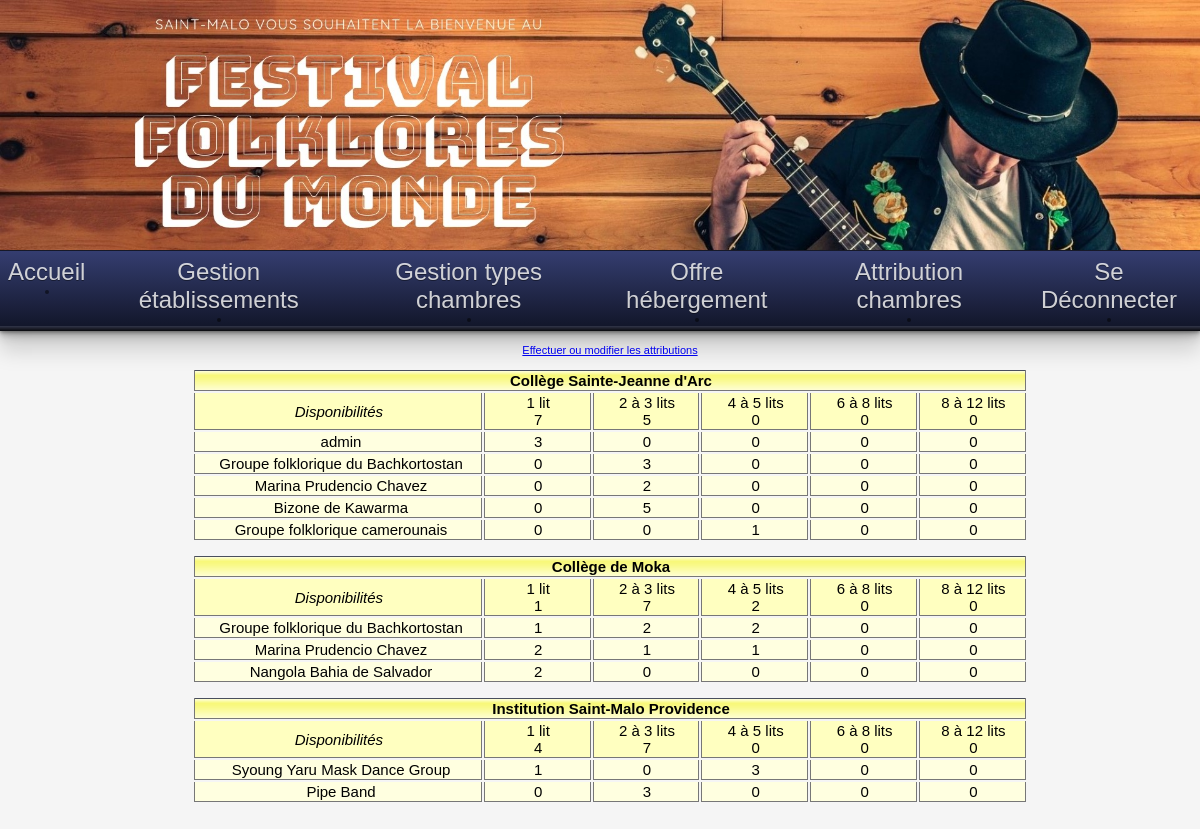
/index.php?uc=attribChambres (signed in), run on the app's committed database.
### tables this page shows
CREATE TABLE IF NOT EXISTS `etablissement` (
  `id` char(8) NOT NULL,
  `nom` varchar(45) NOT NULL,
  `adresseRue` varchar(45) NOT NULL,
  `codePostal` char(5) NOT NULL,
  `ville` varchar(35) NOT NULL,
  `tel` varchar(13) NOT NULL,
  `adresseElectronique` varchar(70) DEFAULT NULL,
  `type` tinyint(4) NOT NULL,
  `civiliteResponsable` varchar(12) NOT NULL,
  `nomResponsable` varchar(25) NOT NULL,
  `prenomResponsable` varchar(25) DEFAULT NULL,
  PRIMARY KEY (`id`)
);

CREATE TABLE IF NOT EXISTS `typechambre` (
  `id` char(2) NOT NULL,
  `libelle` varchar(15) NOT NULL,
  PRIMARY KEY (`id`)
);

CREATE TABLE IF NOT EXISTS `groupe` (
  `id` char(4) NOT NULL,
  `nom` varchar(40) NOT NULL,
  `identiteResponsable` varchar(40) DEFAULT NULL,
  `adressePostale` varchar(120) DEFAULT NULL,
  `nombrePersonnes` int(11) NOT NULL,
  `nomPays` varchar(40) NOT NULL,
  `hebergement` char(1) NOT NULL,
  `login` varchar(50) NOT NULL,
  `password` varchar(256) NOT NULL,
  PRIMARY KEY (`id`)
);

CREATE TABLE IF NOT EXISTS `attribution` (
  `idEtab` char(8) NOT NULL,
  `idTypeChambre` char(2) NOT NULL,
  `idGroupe` char(4) NOT NULL,
  `nombreChambres` int(11) NOT NULL,
  PRIMARY KEY (`idEtab`,`idTypeChambre`,`idGroupe`),
  KEY `idTypeChambre` (`idTypeChambre`),
  KEY `idGroupe` (`idGroupe`)
);

### modele/class.pdofestival.inc.php (called while the page is built, shortened)
<?php
class PdoFestival
{
    private static $serveur = 'mysql:host=localhost';
    private static $bdd = 'dbname=festival';
	private static $port = 'port=3307';
    private static $user = 'festival';
    private static $mdp = '';
    private static $monPdo;
    private static $monPdoFestival = null;
    private function __construct()
    {
		try{
			PdoFestival::$monPdo = new PDO(
				PdoFestival::$serveur . ';' . PdoFestival::$port . ';' . PdoFestival::$bdd,
				PdoFestival::$user,
				PdoFestival::$mdp
			);
		}catch(Exception $ex)
		{
			echo $ex->getMessage();
		}
        PdoFestival::$monPdo->query('SET CHARACTER SET utf8');
    }
    public static function getPdoFestival()
    {
        if (PdoFestival::$monPdoFestival == null) {
            PdoFestival::$monPdoFestival = new PdoFestival();
        }
        return PdoFestival::$monPdoFestival;
    }
    public function obtenirReqIdNomEtablissementsOffrantChambres()
    {
        $requetePrepare = PdoFestival::$monPdo->prepare(
            'SELECT DISTINCT id, nom '
            . 'FROM Etablissement JOIN Offre ON (id = idEtab) '
            . 'ORDER BY id'
        );
        $requetePrepare->execute();
        return $requetePrepare->fetchAll();
    }
    public function obtenirNbEtabOffrantChambres()
    {
        $requetePrepare = PdoFestival::$monPdo->prepare(
            'SELECT COUNT(DISTINCT idEtab) AS nombreEtabOffrantChambres FROM Offre'
        );
        $requetePrepare->execute();
        return $requetePrepare->fetch(PDO::FETCH_OBJ)->nombreEtabOffrantChambres;
    }
    public function obtenirReqTypesChambres()
    {
        $requetePrepare = PdoFestival::$monPdo->prepare(
            'SELECT * FROM TypeChambre'
        );
        $requetePrepare->execute();
        return $requetePrepare->fetchAll();
    }
    public function obtenirReqIdTypesChambres()
    {
        $requetePrepare = PdoFestival::$monPdo->prepare(
            'SELECT id FROM TypeChambre'
        );
        $requetePrepare->execute();
        return $requetePrepare->fetchAll();
    }
    public function obtenirNbTypesChambres()
    {
        $requetePrepare = PdoFestival::$monPdo->prepare(
            'SELECT COUNT(*) AS nombreTypesChambres FROM TypeChambre'
        );
        $requetePrepare->execute();
        return $requetePrepare->fetch(PDO::FETCH_OBJ)->nombreTypesChambres;
    }
    public function obtenirNbOffre($idEtab, $idTypeChambre)
    {
        $requetePrepare = PdoFestival::$monPdo->prepare(
            'SELECT nombreChambres '
            . 'FROM Offre '
            . 'WHERE idEtab=:unIdEtab AND idTypeChambre=:unIdTypeChambre'
        );
        $requetePrepare->bindParam(':unIdEtab', $idEtab, PDO::PARAM_STR);
        $requetePrepare->bindParam(':unIdTypeChambre', $idTypeChambre, PDO::PARAM_STR);
        $requetePrepare->execute();
        $res = $requetePrepare->fetch(PDO::FETCH_OBJ);
        return ($res) ? $res->nombreChambres : 0;
    }
    public function obtenirNbOccup($idEtab, $idTypeChambre)
    {
        $requetePrepare = PdoFestival::$monPdo->prepare(
            'SELECT IFNULL(SUM(nombreChambres), 0) AS totalChambresOccup '
            . 'FROM Attribution WHERE idEtab=:unIdEtab AND idTypeChambre=:unIdTypeChambre'
        );
        $requetePrepare->bindParam(':unIdEtab', $idEtab, PDO::PARAM_STR);
        $requetePrepare->bindParam(':unIdTypeChambre', $idTypeChambre, PDO::PARAM_STR);
        $requetePrepare->execute();
        return $requetePrepare->fetch(PDO::FETCH_OBJ)->totalChambresOccup;
    }
    public function obtenirReqGroupesEtab($id)
    {
        $requetePrepare = PdoFestival::$monPdo->prepare(
            'SELECT DISTINCT id, nom '
            . 'FROM Groupe JOIN Attribution '
            . 'ON (Attribution.idGroupe=Groupe.id AND idEtab=:unId)'
        );
        $requetePrepare->bindParam(':unId', $id, PDO::PARAM_STR);
        $requetePrepare->execute();
        return $requetePrepare->fetchAll();
    }
    public function obtenirNbDispo($idEtab, $idTypeChambre)
    {
        $nbOffre = $this->obtenirNbOffre($idEtab, $idTypeChambre);
        if ($nbOffre !== 0) {
            $nbOccup = $this->obtenirNbOccup($idEtab, $idTypeChambre);
            $nbChLib = $nbOffre - $nbOccup;
            return $nbChLib;
        } else {
            return 0;
        }
    }
    public function obtenirNbOccupGroupe($idEtab, $idTypeChambre, $idGroupe)
    {
        $requetePrepare = PdoFestival::$monPdo->prepare(
            'SELECT nombreChambres '
            . 'FROM Attribution '
            . 'WHERE idEtab=:unIdEtab '
            . 'AND idTypeChambre=:unIdTypeChambre '
            . 'AND idGroupe=:unIdGroupe'
        );
        $requetePrepare->bindParam(':unIdEtab', $idEtab, PDO::PARAM_STR);
        $requetePrepare->bindParam(':unIdTypeChambre', $idTypeChambre, PDO::PARAM_STR);
        $requetePrepare->bindParam(':unIdGroupe', $idGroupe, PDO::PARAM_STR);
        $requetePrepare->execute();
        $res = $requetePrepare->fetch(PDO::FETCH_OBJ);
        return ($res) ? $res->nombreChambres : 0;
    }
}

### vues/AttributionChambres/v_ConsulterAttributionChambres.php (the view, shortened to what this page needs)
<?php
if ($nbEtabOffrantChambres != 0) {
    ?>
    <center> <a href='?uc=attribChambres&action=demanderModifierAttrib'>
            Effectuer ou modifier les attributions</a> <br> <br>
        <?php
        foreach ($lesEtabsOffrantChambres as $unEtabOffrantChambres) {
            $idEtab = $unEtabOffrantChambres['id'];
            $nomEtab = $unEtabOffrantChambres['nom'];
            ?>
            <table class='tabQuadrille' id="tabConsulterAttributionChambres">
                <tr class='enTeteTabQuad'>
                    <td colspan='<?= $nbCol ?>'><strong><?= $nomEtab ?></strong></td>
                </tr>
                <tr class='enTete2TabQuad'>
                    <td><i>Disponibilités</i></td>
                    <?php
                    $lesTypesChambres = $pdo->obtenirReqTypesChambres();
                    foreach ($lesTypesChambres as $unTypeChambre) {
                        $idTypeChambre = $unTypeChambre['id'];
                        $libelle = $unTypeChambre['libelle'];
                        $nbChDispo = $pdo->obtenirNbDispo($idEtab, $idTypeChambre);
                        ?>
                        <td><center><?= $libelle ?><br><?= $nbChDispo ?></center></td>
                    <?php
                }
                ?>
                </tr>
                <?php
                if($_COOKIE['username'] == "admin")
                {
                    $lesGroupesEtab = $pdo->obtenirReqGroupesEtab($idEtab);
                    foreach ($lesGroupesEtab as $unGroupeEtab) {
                        $idGroupe = $unGroupeEtab['id'];
                        $nomGroupe = $unGroupeEtab['nom'];
                        ?>
                        <tr class='ligneTabQuad'>
                            <td width='35%'>&nbsp;<?= $nomGroupe ?></td>
                            <?php
                            $lesIdTypesChambres = $pdo->obtenirReqIdTypesChambres();
                            foreach ($lesIdTypesChambres as $unIdTypeChambre) {
                                $nbOccupGroupe = $pdo->obtenirNbOccupGroupe($idEtab, $unIdTypeChambre["id"], $idGroupe);
                                ?>
                                <td width='<?= $pourcCol ?>%'><center><?= $nbOccupGroupe ?></center></td>
                            <?php
                        }
                        ?>
                        </tr>
                        <?php
                    }
                }
                ?>
            </table>
            <br>
            <?php
        }
    }

### css/cssGeneral.css (style rules this page uses)
body { margin:0; overflow: hidden; overflow-y: scroll; }
.basePage { background-color:whitesmoke; color:black; font:11px Arial, Helvetica, sans-serif; }
.basePage * { margin:0 auto; text-align: center; }
td,tr,div,p { font:11px Arial, Helvetica, sans-serif; }
table.tabQuadrille td { border-bottom:1px solid #777777; border-right:1px solid #777777; border-left:1px solid #777777; border-top:1px #777777; padding-left:3px; }
tr.enTeteTabQuad { background-image:url('../images/xpBarre.jpg'); background-color:#FFFFC0; color:black; height:21px; text-align:center; }
tr.enTete2TabQuad { background-color:#FFFFC0; color:black; text-align:left; }
tr.ligneTabQuad { background-color:#FFFFE0; color:black; text-align:left; }
.tabQuadrille * { font-size: 15px; }

### css/css_AttributionChambres.css (style rules this page uses)
#tabConsulterAttributionChambres.tabQuadrille { width: 70%; }

### data on the page
etablissement: nom "Collège Sainte-Jeanne d'Arc", id.nombreChambres "3", id.nombreChambres "2", id.nombreChambres "5", id.nombreChambres "1"
typechambre: libelle "1 lit", nbChDispo "7", $pourcCol 13 (drawn), nbOccupGroupe "0", nbChDispo "1", nbChDispo "4"
typechambre: libelle "2 à 3 lits", nbChDispo "5", $pourcCol 13 (drawn), nbOccupGroupe "0", nbChDispo "7"
typechambre: libelle "4 à 5 lits", nbChDispo "0", $pourcCol 13 (drawn), nbOccupGroupe "0", nbChDispo "2"
typechambre: libelle "6 à 8 lits", nbChDispo "0", $pourcCol 13 (drawn), nbOccupGroupe "0"
typechambre: libelle "8 à 12 lits", nbChDispo "0", $pourcCol 13 (drawn), nbOccupGroupe "0"
groupe: nom "admin"
groupe: nom "Groupe folklorique du Bachkortostan"
groupe: nom "Marina Prudencio Chavez"
groupe: nom "Bizone de Kawarma"
groupe: nom "Groupe folklorique camerounais"
etablissement: nom "Collège de Moka", id.nombreChambres "1", id.nombreChambres "2"
groupe: nom "Nangola Bahia de Salvador"
etablissement: nom "Institution Saint-Malo Providence", id.nombreChambres "1", id.nombreChambres "3"
groupe: nom "Syoung Yaru Mask Dance Group"
groupe: nom "Pipe Band"

### other printed values
$nom "Accueil Gestion établissements Gestion types chambres Offre hébergement Attribution chambres Se Déconnecter"
